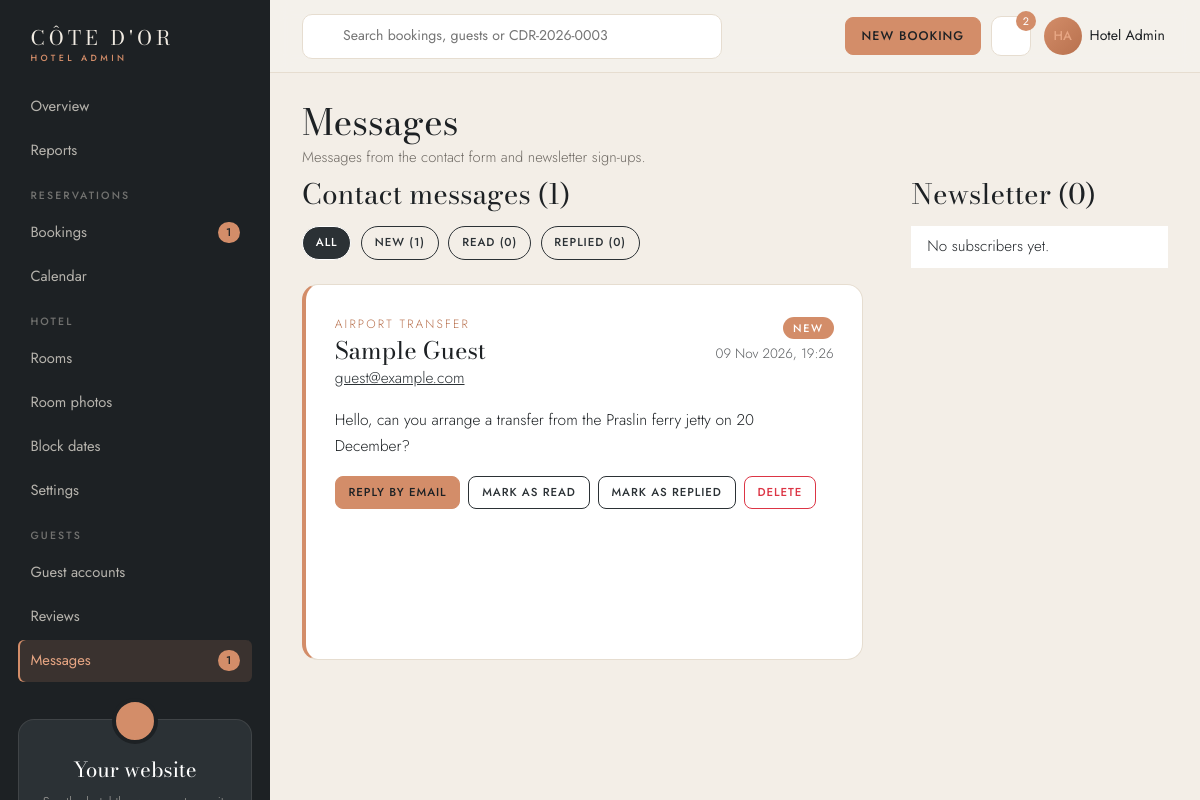
The app's page /admin_messages.php (signed in) with its own data.
### tables this page shows
CREATE TABLE messages (
    id INT AUTO_INCREMENT PRIMARY KEY,
    name VARCHAR(100) NOT NULL,
    email VARCHAR(100) NOT NULL,
    subject VARCHAR(150) NOT NULL,
    message TEXT NOT NULL,
    created_at TIMESTAMP DEFAULT CURRENT_TIMESTAMP
) DEFAULT CHARSET=utf8mb4;

### includes/functions.php (called while the page is built, shortened)
<?php
function statusClass($status)
{
    return "status-" . str_replace(" ", "-", strtolower($status));
}
?>

### admin_messages.php (the view, shortened to what this page needs)
<?php
require "includes/db_connect.php";
require "includes/functions.php";
$messageStatuses = ["New", "Read", "Replied"];
$filter = "";
$counts = ["New" => 0, "Read" => 0, "Replied" => 0];
$result = $conn->query("SELECT COALESCE(message_status.status, 'New') AS status, COUNT(*) AS total FROM messages LEFT JOIN message_status ON message_status.message_id = messages.id GROUP BY COALESCE(message_status.status, 'New')");
while ($row = $result->fetch_assoc()) {
    $counts[$row["status"]] = $row["total"];
}
$stmt = $conn->prepare("SELECT messages.*, COALESCE(message_status.status, 'New') AS status FROM messages LEFT JOIN message_status ON message_status.message_id = messages.id WHERE (? = '' OR COALESCE(message_status.status, 'New') = ?) ORDER BY messages.created_at DESC");
$stmt->bind_param("ss", $filter, $filter);
$stmt->execute();
$messages = $stmt->get_result();
$pageLink = "admin_messages.php?status=" . urlencode($filter);
$subscribers = $conn->query("SELECT * FROM subscribers ORDER BY created_at DESC");
include "includes/header.php";
?>
    <section class="admin-wrap">
        <div class="container">
            <?php include "includes/admin_nav.php"; ?>
            <div class="row g-5">
                <div class="col-12 col-lg-8">
                    <h3 class="mb-3">Contact messages (<?php echo $messages->num_rows; ?>)</h3>
                    <div class="filter-pills mb-4">
                        <a href="admin_messages.php" class="btn btn-sm btn-lux-outline <?php if ($filter == "") { echo "active"; } ?>">All</a>
                        <?php
                        foreach ($messageStatuses as $item) {
                            $activeClass = ($filter == $item) ? "active" : "";
                            echo '<a href="admin_messages.php?status=' . $item . '" class="btn btn-sm btn-lux-outline ' . $activeClass . '">' . $item . ' (' . $counts[$item] . ')</a>';
                        }
                        ?>
                    </div>
                    <?php
                    if ($messages->num_rows > 0) {
                        while ($row = $messages->fetch_assoc()) {
                            $replyLink = "mailto:" . $row["email"] . "?subject=" . rawurlencode("Re: " . $row["subject"]) . "&body=" . rawurlencode("Dear " . $row["name"] . ",\n\n\n\nKind regards,\nCôte d'Or Retreat");
                    ?>
                        <div class="stat-card message-card mb-3 <?php if ($row["status"] == "New") { echo "is-new"; } ?>">
                            <div class="d-flex justify-content-between align-items-start flex-wrap gap-2">
                                <div>
                                    <p class="room-meta mb-1"><?php echo htmlspecialchars($row["subject"]); ?></p>
                                    <h4 class="mb-0"><?php echo htmlspecialchars($row["name"]); ?></h4>
                                    <a href="mailto:<?php echo htmlspecialchars($row["email"]); ?>"><?php echo htmlspecialchars($row["email"]); ?></a>
                                </div>
                                <div class="text-end">
                                    <span class="badge badge-status <?php echo statusClass($row["status"]); ?>"><?php echo $row["status"]; ?></span><br>
                                    <small class="text-muted"><?php echo date("d M Y, H:i", strtotime($row["created_at"])); ?></small>
                                </div>
                            </div>
                            <p class="mt-3 mb-3"><?php echo nl2br(htmlspecialchars($row["message"])); ?></p>
                            <div class="d-flex flex-wrap gap-2">
                                <a href="<?php echo htmlspecialchars($replyLink); ?>" class="btn btn-sm btn-lux">Reply by email</a>
                                <form action="<?php echo $pageLink; ?>" method="POST" class="d-flex flex-wrap gap-2">
                                    <?php
                                    foreach ($messageStatuses as $item) {
                                        if ($item != $row["status"]) {
                                            echo '<button type="submit" name="new_status" value="' . $item . '" class="btn btn-sm btn-lux-outline">Mark as ' . strtolower($item) . '</button>';
                                        }
                                    }
                                    ?>
                                </form>
                                <form action="<?php echo $pageLink; ?>" method="POST">
                                    <button type="submit" class="btn btn-sm btn-outline-danger" onclick="return confirm('Delete this message?')">Delete</button>
                                </form>
                            </div>
                        </div>
                    <?php
                        }
                    } else {
                        echo '<div class="alert alert-info">No messages here.</div>';
                    }
                    ?>
                </div>
                <div class="col-12 col-lg-4">
                    <h3 class="mb-3">Newsletter (<?php echo $subscribers->num_rows; ?>)</h3>
                    <ul class="list-group list-group-flush table-lux">
                        <?php
                        if ($subscribers->num_rows > 0) {
                            while ($row = $subscribers->fetch_assoc()) {
                                echo '<li class="list-group-item d-flex justify-content-between"><span>' . htmlspecialchars($row["email"]) . '</span><small class="text-muted">' . date("d M", strtotime($row["created_at"])) . '</small></li>';
                            }
                        } else {
                            echo '<li class="list-group-item">No subscribers yet.</li>';
                        }
                        ?>
                    </ul>
                </div>
            </div>
        </div>
    </section>
<?php
include "includes/footer.php";
?>

### records on screen
messages: subject "AIRPORT TRANSFER", name "Sample Guest", email "guest@example.com", status "NEW", created_at "09 Nov 2026, 19:26", message "Hello, can you arrange a transfer from the Praslin ferry jetty on 20 December?", item "READ", item "REPLIED"

### other values on screen
$link[3] "Overview"
$link[3] "Reports"
$groupName "RESERVATIONS"
$link[3] "Bookings"
$waitingBookings "1"
$link[3] "Calendar"
$groupName "HOTEL"
$link[3] "Rooms"
$link[3] "Room photos"
$link[3] "Block dates"
$link[3] "Settings"
$groupName "GUESTS"
$link[3] "Guest accounts"
$link[3] "Reviews"
$link[3] "Messages"
